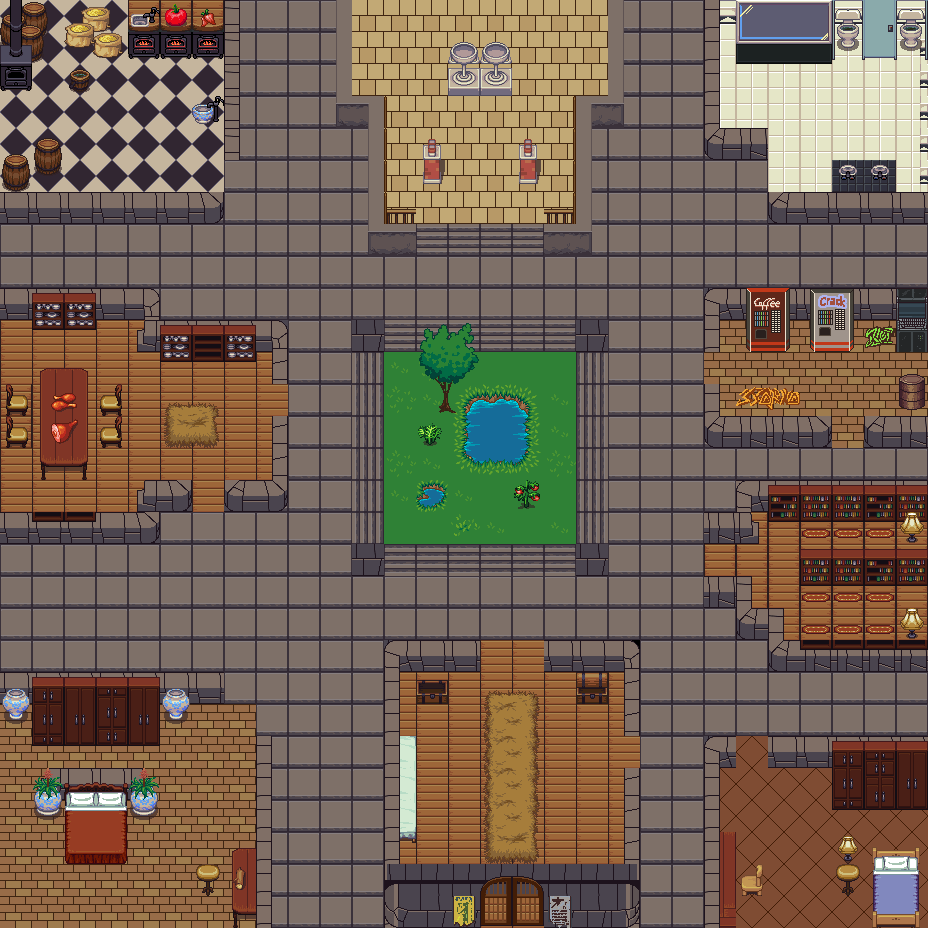

This game map was drawn from its Tiled (.tmx) file and the tilesets committed beside it. A one-line description and the trimmed map source follow:
An orthogonal 29x29 tile map with 32x32 px tiles, 6 tile layers (Kachelebene 1, Kachelebene 2, Kachelebene 3, Kachelebene 4, ...), 4 tilesets.

<map version="1.5" tiledversion="1.6.0" orientation="orthogonal" renderorder="right-down" width="29" height="29" tilewidth="32" tileheight="32" infinite="0" nextlayerid="7" nextobjectid="1">
 <tileset firstgid="1" name="terrain_atlas" tilewidth="32" tileheight="32" tilecount="1024" columns="32">
  <image source="terrain_atlas.png" width="1024" height="1024" />
 </tileset>
 <tileset firstgid="1025" name="tiles2" tilewidth="32" tileheight="32" tilecount="1024" columns="32">
  <image source="base_out_atlas.png" width="1024" height="1024" />
 </tileset>
 <tileset firstgid="2049" name="base_out_atlas" tilewidth="32" tileheight="32" tilecount="1024" columns="32">
  <image source="base_out_atlas.png" width="1024" height="1024" />
 </tileset>
 <tileset firstgid="3073" name="obj_misk_atlas" tilewidth="32" tileheight="32" tilecount="1024" columns="32">
  <image source="obj_misk_atlas.png" width="1024" height="1024" />
 </tileset>
 <layer id="1" name="Kachelebene 1" width="29" height="29">
  <data>[841 cells, 841 non-empty, 38 distinct tile ids]</data>
 </layer>
 <layer id="2" name="Kachelebene 2" width="29" height="29">
  <data>[841 cells, 138 non-empty, 44 distinct tile ids]</data>
 </layer>
 <layer id="3" name="Kachelebene 3" width="29" height="29">
  <data>[841 cells, 300 non-empty, 75 distinct tile ids]</data>
 </layer>
 <layer id="4" name="Kachelebene 4" width="29" height="29">
  <data>[841 cells, 97 non-empty, 41 distinct tile ids]</data>
 </layer>
 <layer id="5" name="Kachelebene 5" width="29" height="29">
  <data>[841 cells, 64 non-empty, 46 distinct tile ids]</data>
 </layer>
 <layer id="6" name="Kachelebene 6" width="29" height="29">
  <data>[841 cells, 4 non-empty, 4 distinct tile ids]</data>
 </layer>
</map>
